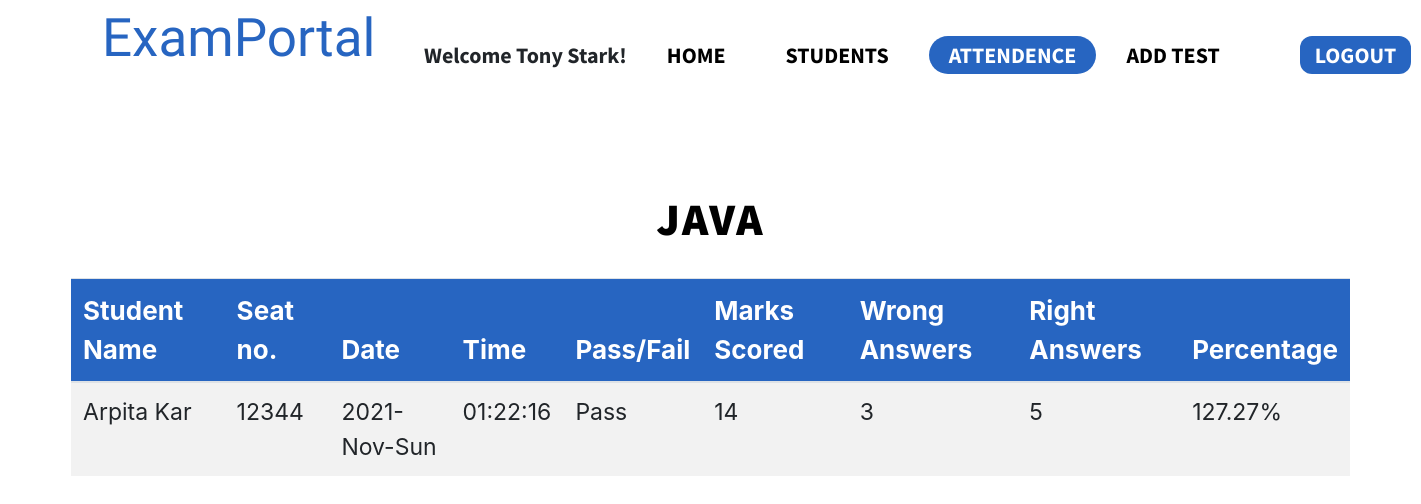
The app's page /student-attendence.php?t_id=78 (signed in) with its own data.
### tables this page shows
CREATE TABLE IF NOT EXISTS `faculty` (
  `f_id` int(10) NOT NULL AUTO_INCREMENT,
  `f_fname` varchar(500) NOT NULL,
  `f_lname` varchar(100) NOT NULL,
  `f_email` varchar(500) NOT NULL,
  `f_password` varchar(500) NOT NULL,
  PRIMARY KEY (`f_id`)
);

CREATE TABLE IF NOT EXISTS `test` (
  `t_id` int(100) NOT NULL AUTO_INCREMENT,
  `t_name` varchar(100) NOT NULL,
  `date` date NOT NULL,
  `time` int(255) NOT NULL,
  `total_marks` int(100) NOT NULL,
  `total_ques` int(100) NOT NULL,
  PRIMARY KEY (`t_id`)
);

CREATE TABLE IF NOT EXISTS `student_test_map` (
  `s_id` int(100) DEFAULT NULL,
  `t_id` int(100) DEFAULT NULL,
  `seat_no` varchar(100) DEFAULT NULL,
  `attendence` varchar(50) DEFAULT NULL,
  `date` varchar(255) DEFAULT NULL,
  `time` varchar(255) DEFAULT NULL,
  `marks_scored` int(100) DEFAULT NULL,
  `pass_fail` varchar(100) DEFAULT NULL,
  `wrong_answer` int(100) DEFAULT NULL,
  `right_answer` int(100) DEFAULT NULL,
  `percentage` float DEFAULT NULL,
  KEY `s_id` (`s_id`),
  KEY `t_id` (`t_id`)
);

CREATE TABLE IF NOT EXISTS `student` (
  `s_id` int(100) NOT NULL AUTO_INCREMENT,
  `s_fname` varchar(500) NOT NULL,
  `s_lname` varchar(500) NOT NULL,
  `s_gender` varchar(10) NOT NULL,
  `s_phone` int(10) NOT NULL,
  `s_dob` date NOT NULL,
  `s_email` varchar(500) NOT NULL,
  `s_password` varchar(100) DEFAULT NULL,
  PRIMARY KEY (`s_id`)
);

### student-attendence.php (the view, shortened to what this page needs)
<!DOCTYPE html>
<html>
<head>
    <link href="style.css" rel="stylesheet">
    <link rel="stylesheet" href="https://stackpath.bootstrapcdn.com/bootstrap/4.1.3/css/bootstrap.min.css">
    <link rel="stylesheet" href="https://cdnjs.cloudflare.com/ajax/libs/font-awesome/4.7.0/css/font-awesome.min.css">
    <link href="https://unpkg.com/aos@2.3.1/dist/aos.css" rel="stylesheet">
</head>
<body>
<?php
        $conn = mysqli_connect("localhost", "root", "", "exam") or die(mysqli_error($conn));
        $t_id = $_GET['t_id'];
        $fId = $_SESSION['fId'];
        $sql = "SELECT f_fname, f_lname FROM faculty WHERE f_id='$fId'";
        $selectResult = mysqli_query($conn,$sql);
        $studentDetails = mysqli_fetch_assoc($selectResult);
        $fName = $studentDetails["f_fname"];
        $flName = $studentDetails["f_lname"];
        $test_sql = "SELECT t_name FROM test WHERE t_id='$t_id'";
        $Result = mysqli_query($conn,$test_sql);
        $testName = mysqli_fetch_assoc($Result);
        $tname = $testName["t_name"];
        $selectTestDetailsQuery = "SELECT DISTINCT t.t_name, s.*, stm.* FROM test t, student s, faculty_test_map ftm, student_test_map stm WHERE ftm.f_id='$fId' AND stm.t_id= $t_id AND t.t_id= $t_id AND stm.s_id=s.s_id";
        $data = mysqli_query($conn, $selectTestDetailsQuery);
    ?>
    <div class="ExamPortal">ExamPortal</div>
    <div class="Frame1">
        <a class="name"><?php echo " Welcome {$fName} {$flName}!"; ?></a>
        <a href="faculty-home.php" class='passive'>HOME</a>
        <a href="student-info.php" class='passive'>STUDENTS</a>
        <a href="attendence.php" class='active'>ATTENDENCE</a>
        <a href="addTest.php" class='passive'>ADD TEST</a>
        <a href="login.php" class='logout' id='logout'>LOGOUT</a>
    </div>
    <br><br> <br><br> <br><br> <br><br>
    <center>
    <h3 data-aos="fade-up"  data-aos-once= "true" id="test"><?php echo "{$tname}"; ?></h3>
    <br>
        <div class="table-responsive" data-aos="fade-up"  data-aos-once= "true">
            <table class="table table-hover table-striped"  style="width: 90%;  font-size: 23px;" >
                <thead style="background-color: #2765C1; color: white; font-size: 26px; ">
                    <tr>
                        <th>Student Name</th>
                        <th>Seat no.</th>
                        <th>Date</th>
                        <th>Time</th>
                        <th>Pass/Fail</th>
                        <th>Marks Scored</th>
                        <th>Wrong Answers</th>
                        <th>Right Answers</th>
                        <th>Percentage</th>
                    </tr>
                </thead>
                <tbody>
                    <?php
                        while($result = mysqli_fetch_assoc($data))
                        {
                            echo " <tr>
                            <td>".$result['s_fname']." ".$result['s_lname']."</td>
                            <td>".$result['seat_no']."</td>
                            <td>".$result['date']."</td>
                            <td>".$result['time']."</td>
                            <td>".$result['pass_fail']."</td>
                            <td>".$result['marks_scored']."</td>
                            <td>".$result['wrong_answer']."</td>
                            <td>".$result['right_answer']."</td>
                            <td>".$result['percentage']."%</td>
                            </tr> ";
                        }
                    ?>
                </tbody>
            </table>
        </div>
    </center>
    <br><br> <br>
</body>
</html>

### style.css (style rules this page uses)
body { position: relative; background: #FFFFFF; }
.ExamPortal { position: absolute; width: 274px; height: 45px; left: 102px; top: 10px; font-family: 'Sansita Swashed', cursive; font-size: 53px; line-height: 56px; color: #2765C1; }
.Frame1 { display: flex; flex-direction: row; justify-content: space-between; align-items: flex-start; position: absolute; left: 414px; top: 42px; }
.Frame1 .passive { font-family: 'Source Sans Pro', sans-serif; font-style: normal; font-weight: bold; font-size: 22px; line-height: 38px; color: black; text-decoration: none; flex: none; margin-top: -6px; background-color: white; padding: 0px 20px 0px 20px; text-align: center; border-radius: 20px; transition: 0.4s all; margin-left: 10px; margin-right: 10px; }
.Frame1 .active { font-family: 'Source Sans Pro', sans-serif; font-style: normal; font-weight: bold; font-size: 22px; line-height: 38px; color: white; text-decoration: none; flex: none; margin-top: -6px; background-color: #2765C1; padding: 0px 20px 0px 20px; text-align: center; border-radius: 20px; margin-left: 10px; transition: 0.4s all; }
.Frame1 .name { font-family: 'Source Sans Pro', sans-serif; font-style: normal; font-weight: bold; font-size: 22px; line-height: 38px; color: black; text-decoration: none; flex: none; margin-top: -6px; margin-left: 10px; margin-right: 10px; transition: 0.4s all; }
.Frame1 .logout { font-family: 'Source Sans Pro', sans-serif; font-style: normal; font-weight: bold; font-size: 22px; line-height: 38px; color: white; text-decoration: none; flex: none; margin-top: -6px; background-color: #2765C1; padding: 0px 15px 0px 15px; text-align: center; border-radius: 12px; transition: 0.4s all; margin-left: 50px; }
#test { font-family: 'Cabin', sans-serif; font-family: 'Source Sans Pro', sans-serif; font-style: normal; font-weight: 900; font-size: 45px; color: black; text-decoration: none; flex: none; text-transform: uppercase; letter-spacing: 2px; }

### records on screen
faculty: f_fname "Tony", f_lname "Stark"
test: t_name "JAVA"
student_test_map: s.s_fname "Arpita", s.s_lname "Kar", seat_no "12344", date "2021-Nov-Sun", time "01:22:16", pass_fail "Pass", marks_scored "14", wrong_answer "3", right_answer "5", percentage "127.27"
